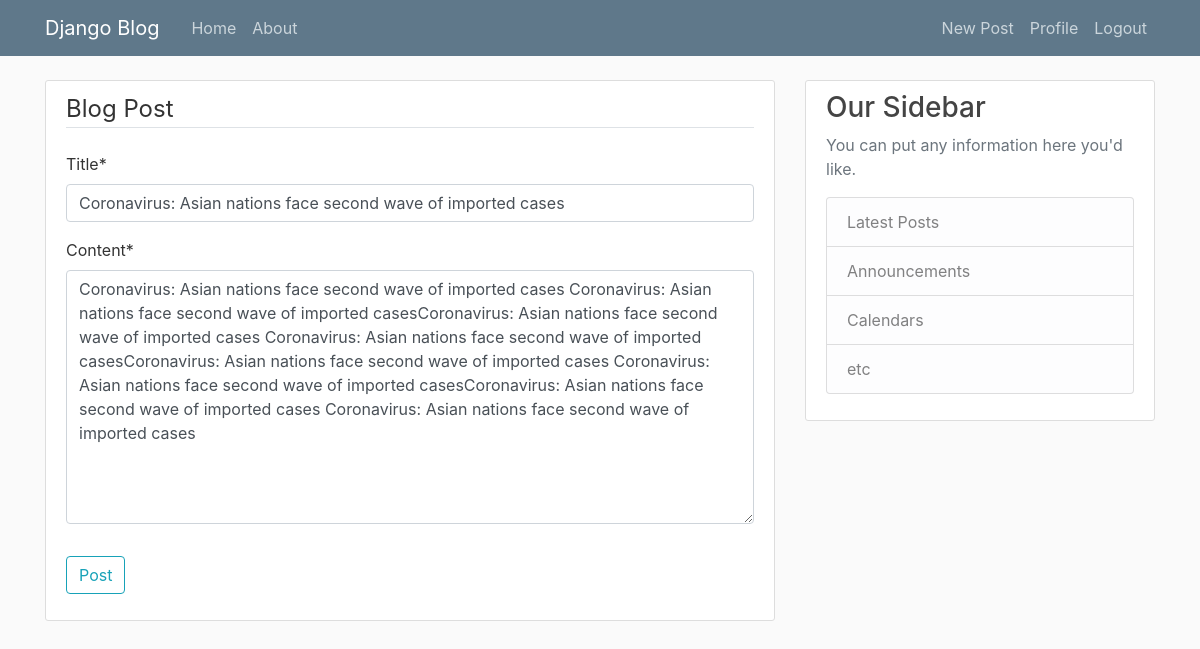
The page /post/5/update/ (signed in) on the database its author committed.
### blog/models.py (models this page shows, shortened)
class Post(models.Model):
    title = models.CharField(max_length = 100)
    content = models.TextField()
    date_posted = models.DateTimeField(default=timezone.now)
    author = models.ForeignKey(User, on_delete=models.CASCADE)

### blog/views.py (the view, shortened to what this page needs)
# urls.py: path('post/<int:pk>/update/', PostUpdateView.as_view(), name="post-update"),
class PostUpdateView(LoginRequiredMixin, UserPassesTestMixin, UpdateView):
    model = Post
    fields = ['title', 'content']
    def test_func(self):
        post = self.get_object()
        if self.request.user == post.author:
            return True
        return False

### blog/templates/blog/post_form.html (shortened to what this page needs)
{% extends 'blog/base.html' %}
{% load crispy_forms_tags %}
{% block content %}
    <div class="content-section">
        <form method="POST">
            <fieldset class="form-group">
                <legend class="border-bottom mb-4">Blog Post</legend>
                {{form|crispy}}
            </fieldset>
            <div class="form-group">
                <button class="btn btn-outline-info" type="submit">Post</button>
            </div>
        </form>
    </div>
{% endblock %}

### blog/static/blog/main.css (style rules this page uses)
body { background: #fafafa; color: #333333; margin-top: 5rem; }
.content-section { background: #ffffff; padding: 10px 20px; border: 1px solid #dddddd; border-radius: 3px; margin-bottom: 20px; }

### rows shown on the page
Post: title "Coronavirus: Asian nations face second wave of imported cases", content "Coronavirus: Asian nations face second wave of imported cases Coronavirus: Asian nations face second wave of imported casesCoronavirus: Asian nations face second wave of imported cases Coronavirus: Asian nations face second wave of imported casesCoronavirus: Asian nations face second wave of imported cases Coronavirus: Asian nations face second wave of imported casesCoronavirus: Asian nations face second wave of imported cases Coronavirus: Asian nations face second wave of imported cases"
